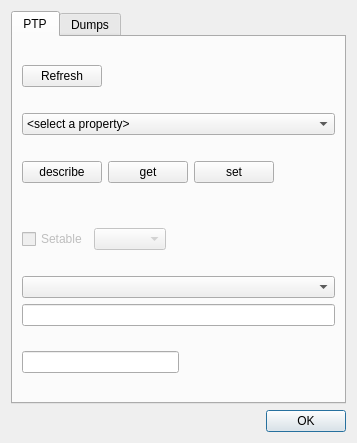
<?xml version="1.0" encoding="UTF-8"?>
<ui version="4.0">
 <class>DebugWindow</class>
 <widget class="QDialog" name="DebugWindow">
  <property name="geometry">
   <rect>
    <x>0</x>
    <y>0</y>
    <width>357</width>
    <height>443</height>
   </rect>
  </property>
  <property name="windowTitle">
   <string>Dialog</string>
  </property>
  <layout class="QVBoxLayout" name="verticalLayout">
   <item>
    <widget class="QTabWidget" name="tabWidget">
     <property name="currentIndex">
      <number>0</number>
     </property>
     <widget class="QWidget" name="tab">
      <attribute name="title">
       <string>PTP</string>
      </attribute>
      <layout class="QVBoxLayout" name="verticalLayout_2">
       <item>
        <widget class="QFrame" name="frame_5">
         <property name="frameShape">
          <enum>QFrame::NoFrame</enum>
         </property>
         <property name="frameShadow">
          <enum>QFrame::Raised</enum>
         </property>
         <layout class="QHBoxLayout" name="horizontalLayout_5">
          <property name="margin">
           <number>0</number>
          </property>
          <item>
           <widget class="QPushButton" name="debug_ptp_refresh_button">
            <property name="text">
             <string>Refresh</string>
            </property>
           </widget>
          </item>
          <item>
           <spacer name="horizontalSpacer_5">
            <property name="orientation">
             <enum>Qt::Horizontal</enum>
            </property>
            <property name="sizeHint" stdset="0">
             <size>
              <width>187</width>
              <height>20</height>
             </size>
            </property>
           </spacer>
          </item>
         </layout>
        </widget>
       </item>
       <item>
        <widget class="QComboBox" name="debug_ptp_select_property">
         <item>
          <property name="text">
           <string>&lt;select a property&gt;</string>
          </property>
         </item>
        </widget>
       </item>
       <item>
        <widget class="QFrame" name="frame_3">
         <property name="frameShape">
          <enum>QFrame::NoFrame</enum>
         </property>
         <property name="frameShadow">
          <enum>QFrame::Raised</enum>
         </property>
         <layout class="QHBoxLayout" name="horizontalLayout_3">
          <property name="leftMargin">
           <number>0</number>
          </property>
          <property name="topMargin">
           <number>0</number>
          </property>
          <property name="bottomMargin">
           <number>0</number>
          </property>
          <item>
           <widget class="QPushButton" name="debug_ptp_describe_button">
            <property name="text">
             <string>describe</string>
            </property>
           </widget>
          </item>
          <item>
           <widget class="QPushButton" name="debug_ptp_get_button">
            <property name="text">
             <string>get</string>
            </property>
           </widget>
          </item>
          <item>
           <widget class="QPushButton" name="debug_ptp_set_button">
            <property name="text">
             <string>set</string>
            </property>
           </widget>
          </item>
          <item>
           <spacer name="horizontalSpacer_3">
            <property name="orientation">
             <enum>Qt::Horizontal</enum>
            </property>
            <property name="sizeHint" stdset="0">
             <size>
              <width>42</width>
              <height>20</height>
             </size>
            </property>
           </spacer>
          </item>
         </layout>
        </widget>
       </item>
       <item>
        <widget class="QFrame" name="frame_2">
         <property name="frameShape">
          <enum>QFrame::NoFrame</enum>
         </property>
         <property name="frameShadow">
          <enum>QFrame::Raised</enum>
         </property>
         <layout class="QHBoxLayout" name="horizontalLayout_2">
          <property name="margin">
           <number>0</number>
          </property>
          <item>
           <widget class="QCheckBox" name="debug_ptp_setable">
            <property name="enabled">
             <bool>false</bool>
            </property>
            <property name="text">
             <string>Setable</string>
            </property>
            <property name="checkable">
             <bool>true</bool>
            </property>
           </widget>
          </item>
          <item>
           <widget class="QComboBox" name="debug_ptp_type_box">
            <property name="enabled">
             <bool>false</bool>
            </property>
            <property name="toolTip">
             <string>Type of property to get/set.</string>
            </property>
           </widget>
          </item>
          <item>
           <spacer name="horizontalSpacer_2">
            <property name="orientation">
             <enum>Qt::Horizontal</enum>
            </property>
            <property name="sizeHint" stdset="0">
             <size>
              <width>99</width>
              <height>20</height>
             </size>
            </property>
           </spacer>
          </item>
         </layout>
        </widget>
       </item>
       <item>
        <widget class="QComboBox" name="debug_ptp_select_value"/>
       </item>
       <item>
        <widget class="QLineEdit" name="debug_ptp_value_entry"/>
       </item>
       <item>
        <widget class="QFrame" name="frame_4">
         <property name="frameShape">
          <enum>QFrame::NoFrame</enum>
         </property>
         <property name="frameShadow">
          <enum>QFrame::Raised</enum>
         </property>
         <layout class="QHBoxLayout" name="horizontalLayout_4">
          <property name="margin">
           <number>0</number>
          </property>
          <item>
           <widget class="QLineEdit" name="debug_ptp_rc_entry">
            <property name="toolTip">
             <string>Return code from get/set.</string>
            </property>
            <property name="readOnly">
             <bool>true</bool>
            </property>
           </widget>
          </item>
          <item>
           <spacer name="horizontalSpacer_4">
            <property name="orientation">
             <enum>Qt::Horizontal</enum>
            </property>
            <property name="sizeHint" stdset="0">
             <size>
              <width>130</width>
              <height>20</height>
             </size>
            </property>
           </spacer>
          </item>
         </layout>
        </widget>
       </item>
      </layout>
     </widget>
     <widget class="QWidget" name="tab_2">
      <attribute name="title">
       <string>Dumps</string>
      </attribute>
      <layout class="QVBoxLayout" name="verticalLayout_3">
       <item>
        <spacer name="verticalSpacer_2">
         <property name="orientation">
          <enum>Qt::Vertical</enum>
         </property>
         <property name="sizeHint" stdset="0">
          <size>
           <width>20</width>
           <height>82</height>
          </size>
         </property>
        </spacer>
       </item>
       <item>
        <widget class="QLineEdit" name="dump_generic_entry"/>
       </item>
       <item>
        <widget class="QPushButton" name="dump_generic_button">
         <property name="text">
          <string>...generic...</string>
         </property>
        </widget>
       </item>
       <item>
        <spacer name="verticalSpacer">
         <property name="orientation">
          <enum>Qt::Vertical</enum>
         </property>
         <property name="sizeHint" stdset="0">
          <size>
           <width>20</width>
           <height>82</height>
          </size>
         </property>
        </spacer>
       </item>
      </layout>
     </widget>
    </widget>
   </item>
   <item>
    <widget class="QDialogButtonBox" name="buttonBox">
     <property name="orientation">
      <enum>Qt::Horizontal</enum>
     </property>
     <property name="standardButtons">
      <set>QDialogButtonBox::Ok</set>
     </property>
    </widget>
   </item>
  </layout>
 </widget>
 <resources/>
 <connections>
  <connection>
   <sender>buttonBox</sender>
   <signal>accepted()</signal>
   <receiver>DebugWindow</receiver>
   <slot>accept()</slot>
   <hints>
    <hint type="sourcelabel">
     <x>248</x>
     <y>254</y>
    </hint>
    <hint type="destinationlabel">
     <x>157</x>
     <y>274</y>
    </hint>
   </hints>
  </connection>
  <connection>
   <sender>buttonBox</sender>
   <signal>rejected()</signal>
   <receiver>DebugWindow</receiver>
   <slot>reject()</slot>
   <hints>
    <hint type="sourcelabel">
     <x>316</x>
     <y>260</y>
    </hint>
    <hint type="destinationlabel">
     <x>286</x>
     <y>274</y>
    </hint>
   </hints>
  </connection>
 </connections>
</ui>
